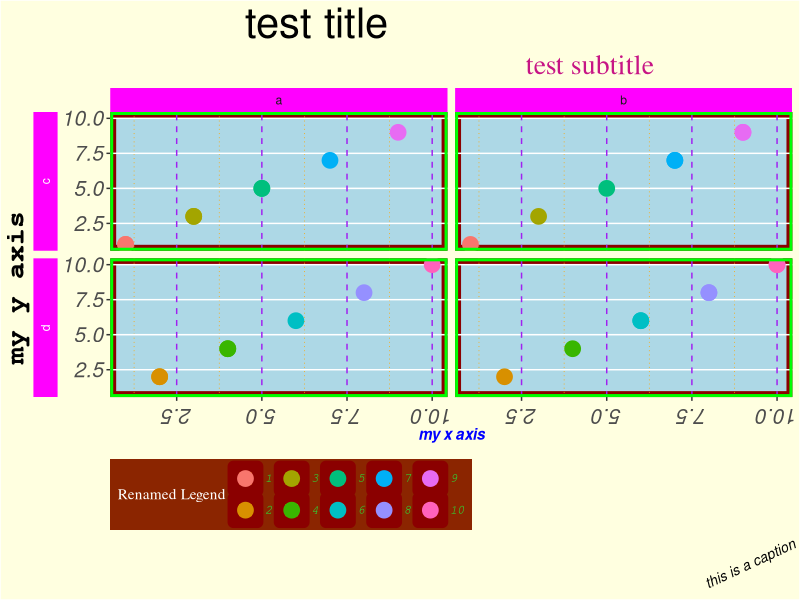
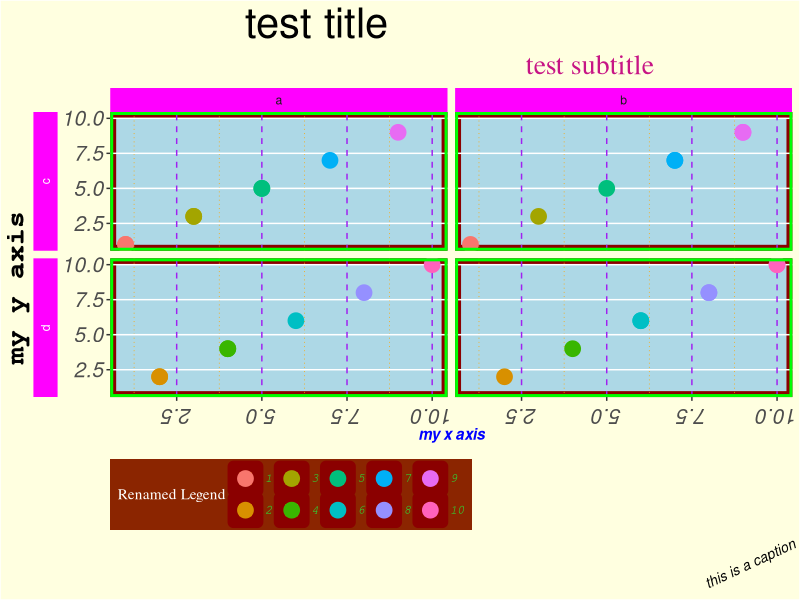

Generate these figures, in order, with R:
### TITLE ########################

#-- Libraries -------------------------

library(tidyverse)

#-- Sample data for plot ------------------------

points <- tibble(
  x = rep(1:10,3), 
  y = rep(1:10,3), 
  z = sort(rep(letters[1:2], 15)),
  w = rep(letters[3:4], 15)
)

#-- ggplot using many theme options ------------------------

ggplot(points, aes(x = x, y = y, col = as_factor(x))) + 
  geom_point(size = 5) + 
  labs(title = "test title",
       subtitle = "test subtitle",
       x = "my x axis",
       y = "my y axis",
       caption = "this is a caption",
       col = "Renamed Legend") +
  facet_grid(w ~ z, switch = "y") +
  theme(
    plot.background = element_rect(fill = "lightyellow"),
    plot.title = element_text(size = 30, hjust = 0.25),
    plot.subtitle = element_text(size = 20, hjust = 0.75, color = "mediumvioletred", family = "serif"),
    plot.caption = element_text(size = 10, face = "italic", angle = 25),
    
    panel.background = element_rect(fill = "lightblue", colour = "darkred", size = 4),
    panel.border = element_rect(fill = NA, color = "green", size = 2),
    panel.grid.major.x = element_line(color = "purple", linetype = 2),
    panel.grid.minor.x = element_line(color = "orange", linetype = 3),
    panel.grid.minor.y = element_blank(),
    
    axis.title.x = element_text(face = "bold.italic", color = "blue"),
    axis.title.y = element_text(family = "mono", face = "bold", size = 20, hjust = 0.25),
    axis.text = element_text(face = "italic", size = 15),
    axis.text.x.bottom = element_text(angle = 180), # note that axis.text options from above are inherited
    
    strip.background = element_rect(fill = "magenta"),
    strip.text.y = element_text(color = "white"),
    strip.placement = "outside",
    
    legend.background = element_rect(fill = "orangered4"), # generally will want to match w plot background
    legend.key = element_rect(fill = "orange"),
    legend.direction = "horizontal",
    legend.position = "bottom",
    legend.justification = "left",
    legend.title = element_text(family = "serif", color = "white"),
    legend.text = element_text(family = "mono", face = "italic", color = "limegreen")
  )

#-- Save plot ------------------------

ggsave(plot = last_plot(), filename = "ugly_ggplot_theme.png", width = 10, height = 6)